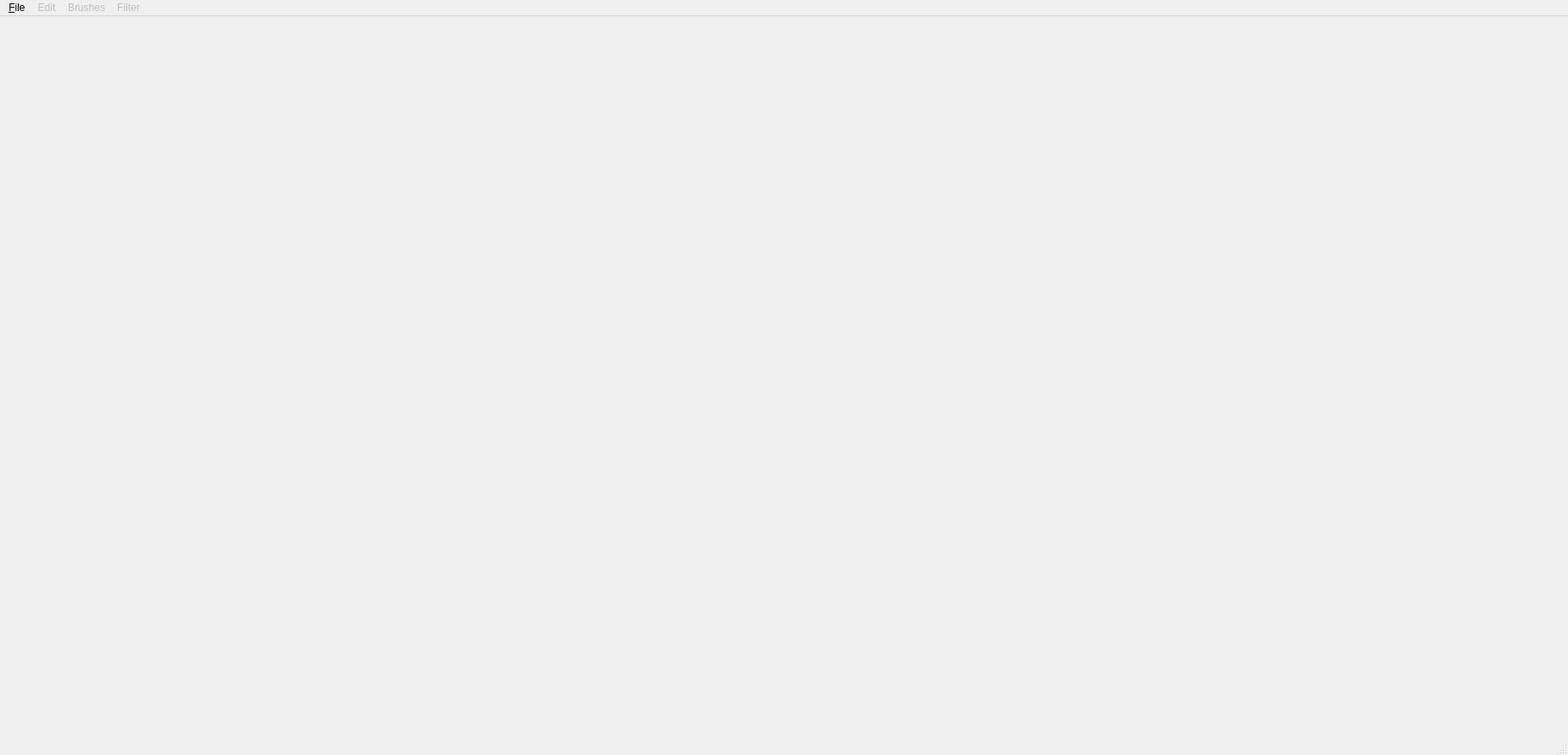
<?xml version="1.0" encoding="UTF-8"?>
<ui version="4.0">
 <class>MainWindow</class>
 <widget class="QMainWindow" name="MainWindow">
  <property name="geometry">
   <rect>
    <x>0</x>
    <y>0</y>
    <width>1848</width>
    <height>890</height>
   </rect>
  </property>
  <property name="sizePolicy">
   <sizepolicy hsizetype="Minimum" vsizetype="Minimum">
    <horstretch>0</horstretch>
    <verstretch>0</verstretch>
   </sizepolicy>
  </property>
  <property name="windowTitle">
   <string>MainWindow</string>
  </property>
  <widget class="QWidget" name="centralWidget">
   <property name="sizePolicy">
    <sizepolicy hsizetype="Minimum" vsizetype="Minimum">
     <horstretch>0</horstretch>
     <verstretch>0</verstretch>
    </sizepolicy>
   </property>
   <layout class="QHBoxLayout" name="horizontalLayout">
    <property name="leftMargin">
     <number>0</number>
    </property>
    <property name="topMargin">
     <number>0</number>
    </property>
    <property name="rightMargin">
     <number>0</number>
    </property>
    <property name="bottomMargin">
     <number>0</number>
    </property>
   </layout>
  </widget>
  <widget class="QMenuBar" name="menu_bar">
   <property name="geometry">
    <rect>
     <x>0</x>
     <y>0</y>
     <width>1848</width>
     <height>20</height>
    </rect>
   </property>
   <widget class="QMenu" name="menu_File">
    <property name="title">
     <string>&amp;File</string>
    </property>
    <addaction name="load_ref_action"/>
    <addaction name="save_canvas_action"/>
   </widget>
   <widget class="QMenu" name="menu_edit">
    <property name="enabled">
     <bool>false</bool>
    </property>
    <property name="title">
     <string>Edit</string>
    </property>
    <addaction name="clear_canvas_action"/>
    <addaction name="copy_ref_action"/>
   </widget>
   <widget class="QMenu" name="menu_brushes">
    <property name="enabled">
     <bool>false</bool>
    </property>
    <property name="title">
     <string>Brushes</string>
    </property>
    <addaction name="select_brush_action"/>
   </widget>
   <widget class="QMenu" name="menu_filter">
    <property name="enabled">
     <bool>false</bool>
    </property>
    <property name="title">
     <string>Filter</string>
    </property>
    <addaction name="filter_kernel_action"/>
    <addaction name="gaussian_blur_action"/>
    <addaction name="bilat_mean_action"/>
    <addaction name="bilat_gauss_action"/>
   </widget>
   <addaction name="menu_File"/>
   <addaction name="menu_edit"/>
   <addaction name="menu_brushes"/>
   <addaction name="menu_filter"/>
  </widget>
  <widget class="QStatusBar" name="statusBar"/>
  <action name="load_ref_action">
   <property name="text">
    <string>Load Reference Image</string>
   </property>
  </action>
  <action name="save_canvas_action">
   <property name="enabled">
    <bool>false</bool>
   </property>
   <property name="text">
    <string>Save Canvas</string>
   </property>
  </action>
  <action name="clear_canvas_action">
   <property name="enabled">
    <bool>true</bool>
   </property>
   <property name="text">
    <string>Clear Canvas</string>
   </property>
  </action>
  <action name="copy_ref_action">
   <property name="enabled">
    <bool>true</bool>
   </property>
   <property name="text">
    <string>Copy Reference</string>
   </property>
  </action>
  <action name="filter_kernel_action">
   <property name="enabled">
    <bool>true</bool>
   </property>
   <property name="text">
    <string>Filter Kernel</string>
   </property>
  </action>
  <action name="bilat_mean_action">
   <property name="text">
    <string>Bilateral Mean</string>
   </property>
  </action>
  <action name="bilat_gauss_action">
   <property name="text">
    <string>Bilaterial Gaussian</string>
   </property>
  </action>
  <action name="select_brush_action">
   <property name="enabled">
    <bool>true</bool>
   </property>
   <property name="text">
    <string>Select Brush ...</string>
   </property>
  </action>
  <action name="gaussian_blur_action">
   <property name="text">
    <string>Gaussian Blur</string>
   </property>
  </action>
 </widget>
 <layoutdefault spacing="6" margin="11"/>
 <resources/>
 <connections/>
</ui>
